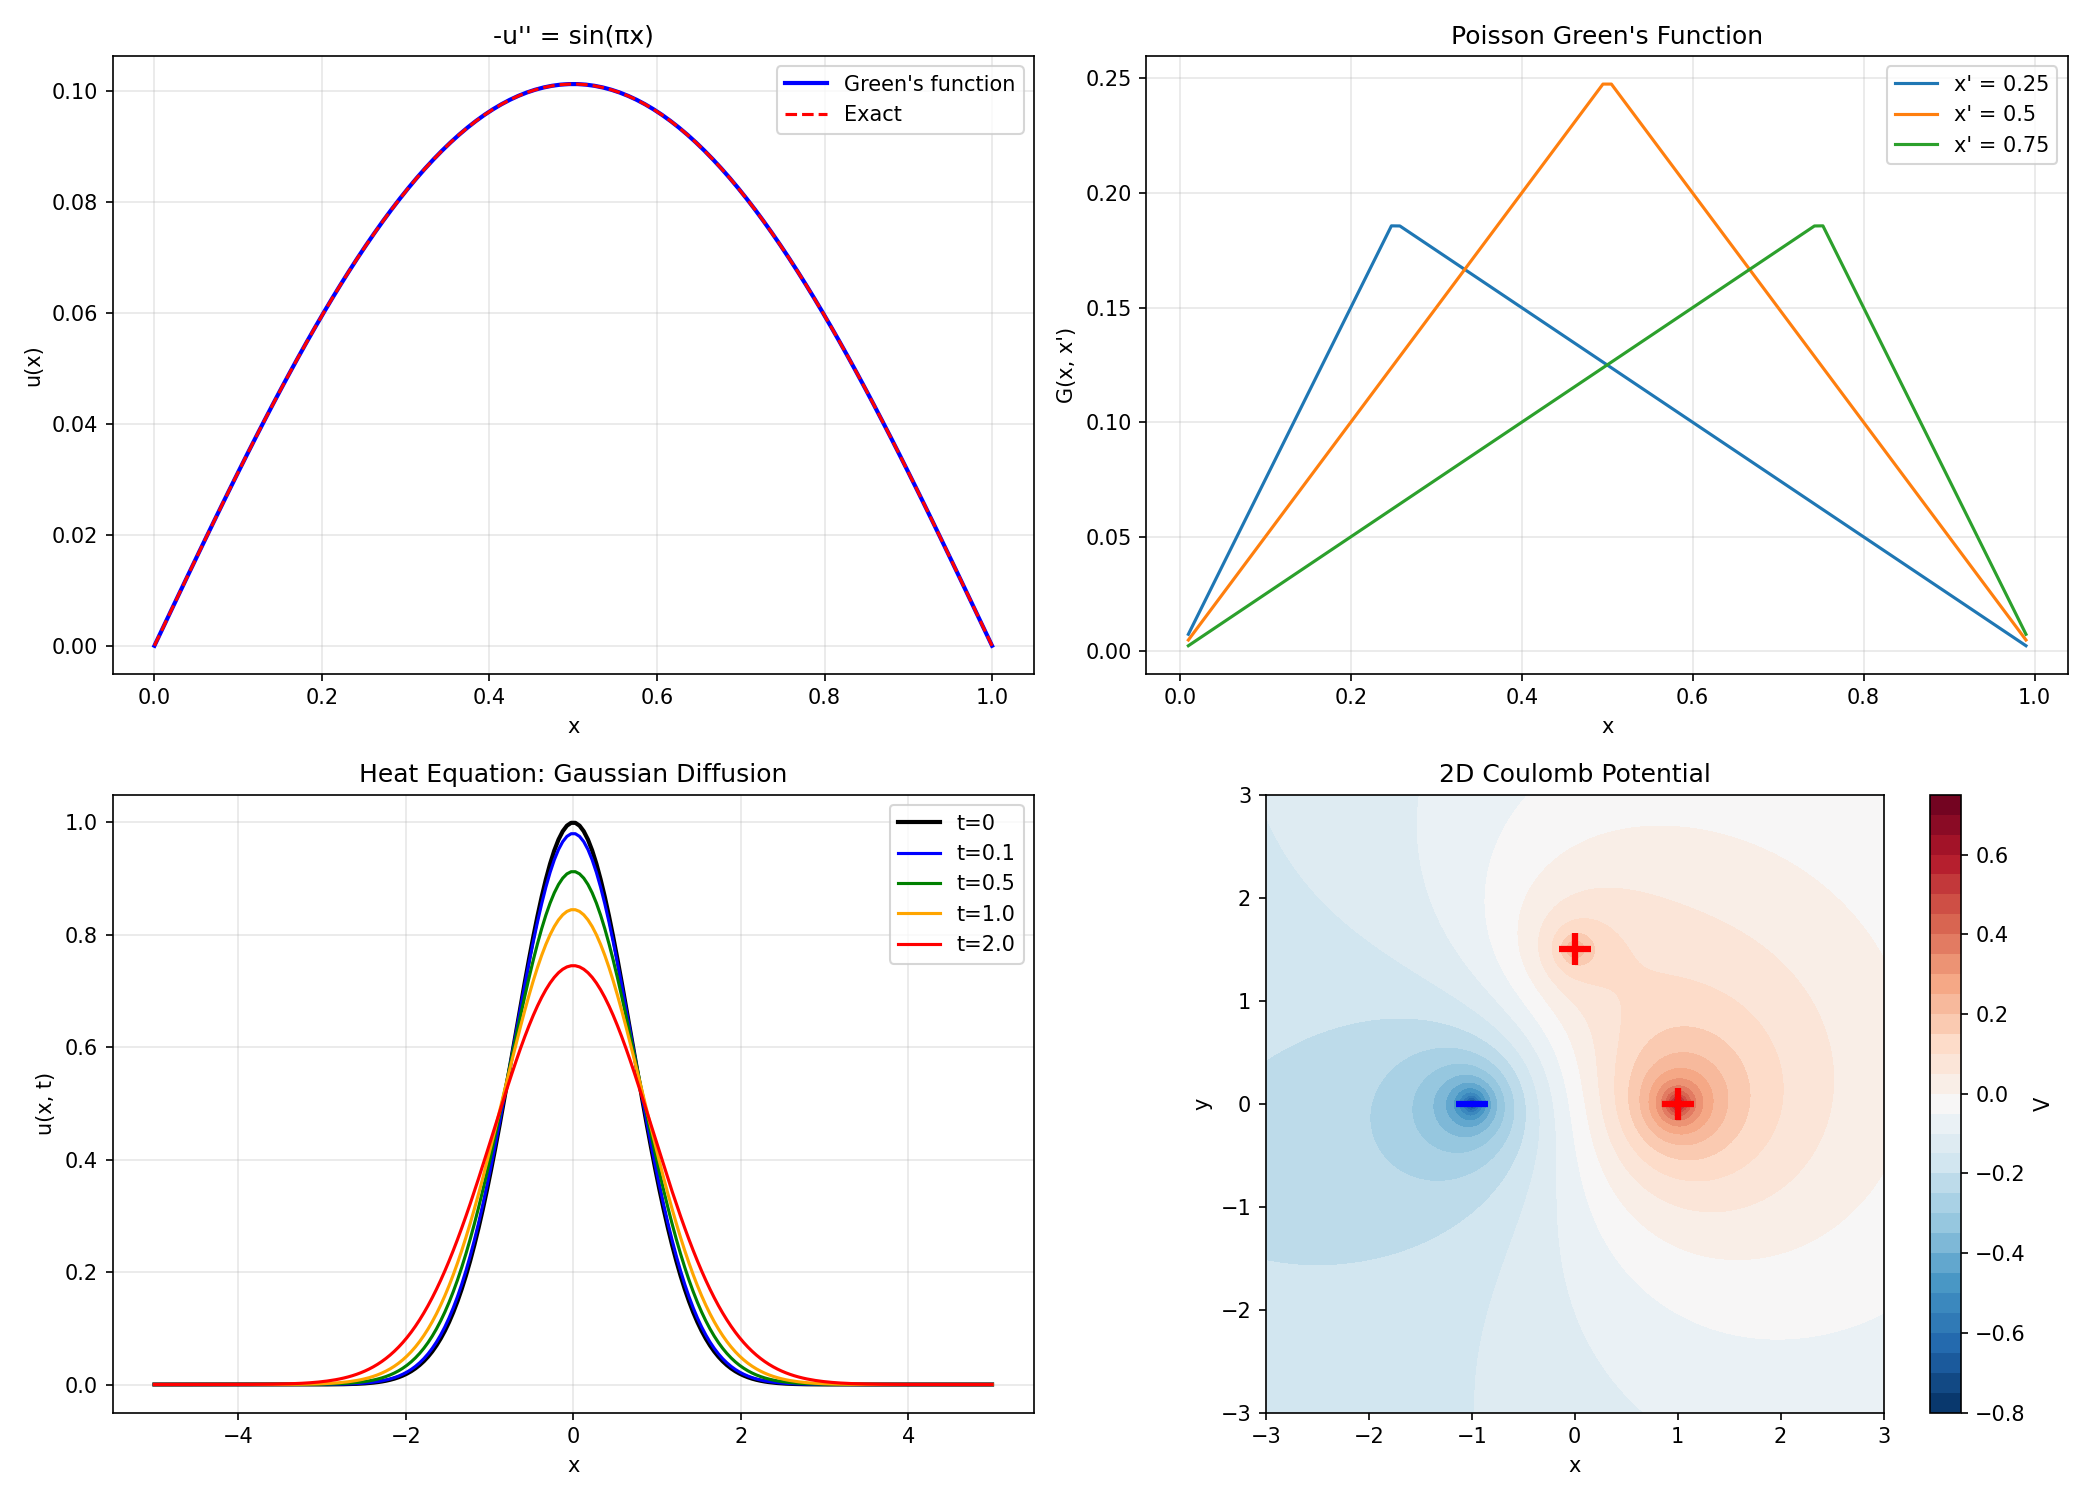

Reproduce this figure in Python.
"""
Green's Function Methods
========================
Solve inhomogeneous linear differential equations:

    L[u](x) = f(x)

where L is a linear differential operator.

The Green's function G(x, x') satisfies:

    L[G](x, x') = δ(x - x')

Then the solution is:

    u(x) = ∫ G(x, x') f(x') dx'

This converts a differential equation into an integral equation.

Key properties:
- G encodes the response of the system to a point source.
- Symmetry: G(x,x') = G(x',x) for self-adjoint operators.
- Boundary conditions are built into G.

Examples implemented:
1. 1D Poisson equation: -u'' = f(x), with various BCs.
2. 1D Helmholtz equation: -u'' + k²u = f(x).
3. Heat kernel (Green's function for diffusion).

Physics: electrostatics (Coulomb potential), quantum mechanics
(propagator), elasticity, wave propagation.
"""

import numpy as np


def greens_function_1d_poisson(x, x_prime, L=1.0):
    """
    Green's function for -u'' = f on [0, L] with u(0)=u(L)=0.
    
    G(x, x') = { x'(L-x)/(L)  if x' ≤ x
               { x(L-x')/(L)  if x' > x
    """
    x = np.atleast_1d(x)
    x_prime = np.atleast_1d(x_prime)
    
    G = np.zeros((len(x), len(x_prime)))
    for i, xi in enumerate(x):
        for j, xp in enumerate(x_prime):
            if xp <= xi:
                G[i, j] = xp * (L - xi) / L
            else:
                G[i, j] = xi * (L - xp) / L
    return G


def solve_poisson_greens(f, x, L=1.0):
    """
    Solve -u'' = f(x) on [0, L], u(0)=u(L)=0
    using the Green's function method.
    
    u(x_i) = ∫₀ᴸ G(x_i, x') f(x') dx'
    
    The integral is approximated by the trapezoidal rule.
    """
    N = len(x)
    dx = x[1] - x[0]
    
    # Build Green's function matrix
    G = greens_function_1d_poisson(x, x, L)
    
    # Source term
    f_vals = np.array([f(xi) for xi in x])
    
    # Quadrature: u(x_i) ≈ Σ G(x_i, x_j) f(x_j) dx
    u = G @ f_vals * dx
    
    return u


def greens_function_1d_helmholtz(x, x_prime, k, L=1.0):
    """
    Green's function for -u'' + k²u = f on [0, L], u(0)=u(L)=0.
    
    G(x, x') = sinh(k·min(x,x')) sinh(k·(L-max(x,x'))) / (k sinh(kL))
    """
    x = np.atleast_1d(x)
    x_prime = np.atleast_1d(x_prime)
    
    G = np.zeros((len(x), len(x_prime)))
    denom = k * np.sinh(k * L)
    
    for i, xi in enumerate(x):
        for j, xp in enumerate(x_prime):
            x_min = min(xi, xp)
            x_max = max(xi, xp)
            G[i, j] = np.sinh(k * x_min) * np.sinh(k * (L - x_max)) / denom
    
    return G


def solve_helmholtz_greens(f, x, k, L=1.0):
    """
    Solve -u'' + k²u = f(x) using Green's function.
    """
    dx = x[1] - x[0]
    G = greens_function_1d_helmholtz(x, x, k, L)
    f_vals = np.array([f(xi) for xi in x])
    return G @ f_vals * dx


def heat_kernel(x, t, D=1.0):
    """
    Green's function for the heat equation on infinite domain.
    
    G(x, t) = 1/√(4πDt) · exp(-x²/(4Dt))
    
    This is the fundamental solution: if u(x,0) = δ(x),
    then u(x,t) = G(x,t).
    
    For general initial condition u(x,0) = u₀(x):
        u(x,t) = ∫ G(x-x', t) u₀(x') dx'
    """
    if t <= 0:
        raise ValueError("t must be positive")
    return np.exp(-x**2 / (4 * D * t)) / np.sqrt(4 * np.pi * D * t)


def solve_heat_greens(u0_func, x, t, D=1.0, dx_prime=None):
    """
    Solve the heat equation ∂u/∂t = D ∂²u/∂x² with u(x,0) = u₀(x)
    on an effectively infinite domain using the heat kernel.
    
    u(x, t) = ∫ G(x-x', t) u₀(x') dx'
    """
    if dx_prime is None:
        dx_prime = x[1] - x[0]
    
    # Extend integration domain
    x_prime = np.linspace(x[0] - 5*np.sqrt(2*D*t), x[-1] + 5*np.sqrt(2*D*t), 1000)
    dx_p = x_prime[1] - x_prime[0]
    
    u = np.zeros_like(x)
    u0_vals = np.array([u0_func(xp) for xp in x_prime])
    
    for i, xi in enumerate(x):
        G = heat_kernel(xi - x_prime, t, D)
        u[i] = np.sum(G * u0_vals) * dx_p
    
    return u


def coulomb_potential_2d(x, y, charges, positions):
    """
    2D electrostatic potential from point charges.
    
    V(r) = Σ q_i / (2π) · ln(1/|r - r_i|)
    
    This is the Green's function for the 2D Laplacian.
    """
    V = np.zeros_like(x)
    for q, (xq, yq) in zip(charges, positions):
        r = np.sqrt((x - xq)**2 + (y - yq)**2)
        r = np.maximum(r, 1e-10)  # Avoid log(0)
        V += -q / (2 * np.pi) * np.log(r)
    return V


# ============================================================
# Demo
# ============================================================
if __name__ == "__main__":
    print("=" * 60)
    print("GREEN'S FUNCTION METHODS DEMO")
    print("=" * 60)

    # --- Problem 1: Poisson equation ---
    print("\n--- Problem 1: -u'' = sin(πx), u(0)=u(1)=0 ---")
    L = 1.0
    N = 100
    x = np.linspace(0, L, N)
    
    f_poisson = lambda x: np.sin(np.pi * x)
    u_greens = solve_poisson_greens(f_poisson, x, L)
    u_exact = np.sin(np.pi * x) / np.pi**2
    
    err = np.max(np.abs(u_greens - u_exact))
    print(f"Max error vs exact: {err:.6e}")
    print(f"u(0.5) computed: {np.interp(0.5, x, u_greens):.8f}")
    print(f"u(0.5) exact:    {1/np.pi**2:.8f}")

    # --- Problem 2: Helmholtz equation ---
    print("\n--- Problem 2: -u'' + 4u = 1, u(0)=u(1)=0 ---")
    k = 2.0
    f_const = lambda x: 1.0
    u_helm = solve_helmholtz_greens(f_const, x, k, L)
    
    # Exact: u = 1/k² (1 - cosh(k(x-L/2))/cosh(kL/2))
    u_helm_exact = (1/k**2) * (1 - np.cosh(k*(x - L/2)) / np.cosh(k*L/2))
    err_helm = np.max(np.abs(u_helm - u_helm_exact))
    print(f"Max error: {err_helm:.6e}")

    # --- Problem 3: Heat equation ---
    print("\n--- Problem 3: Heat equation, Gaussian initial condition ---")
    D = 0.1
    x_heat = np.linspace(-5, 5, 200)
    u0_func = lambda x: np.exp(-x**2)
    
    times = [0.1, 0.5, 1.0, 2.0]
    for t in times:
        u_t = solve_heat_greens(u0_func, x_heat, t, D)
        # Exact for Gaussian IC: u(x,t) = 1/√(1+4Dt) exp(-x²/(1+4Dt))
        u_exact_t = np.exp(-x_heat**2 / (1 + 4*D*t)) / np.sqrt(1 + 4*D*t)
        err_t = np.max(np.abs(u_t - u_exact_t))
        print(f"  t={t:.1f}: max error = {err_t:.6e}, peak = {np.max(u_t):.4f}")

    # Plot
    try:
        import matplotlib.pyplot as plt
        
        fig, axes = plt.subplots(2, 2, figsize=(14, 10))
        
        # Poisson solution
        axes[0, 0].plot(x, u_greens, 'b-', linewidth=2, label="Green's function")
        axes[0, 0].plot(x, u_exact, 'r--', linewidth=1.5, label='Exact')
        axes[0, 0].set_xlabel('x')
        axes[0, 0].set_ylabel('u(x)')
        axes[0, 0].set_title("-u'' = sin(πx)")
        axes[0, 0].legend()
        axes[0, 0].grid(True, alpha=0.3)
        
        # Green's function visualization
        x_gf = np.linspace(0.01, 0.99, 100)
        for xp in [0.25, 0.5, 0.75]:
            G_vals = greens_function_1d_poisson(x_gf, [xp], L).flatten()
            axes[0, 1].plot(x_gf, G_vals, label=f"x' = {xp}")
        axes[0, 1].set_xlabel('x')
        axes[0, 1].set_ylabel("G(x, x')")
        axes[0, 1].set_title("Poisson Green's Function")
        axes[0, 1].legend()
        axes[0, 1].grid(True, alpha=0.3)
        
        # Heat equation diffusion
        colors = ['b', 'g', 'orange', 'r']
        axes[1, 0].plot(x_heat, u0_func(x_heat), 'k-', linewidth=2, label='t=0')
        for t, c in zip(times, colors):
            u_t = solve_heat_greens(u0_func, x_heat, t, D)
            axes[1, 0].plot(x_heat, u_t, color=c, linewidth=1.5, label=f't={t}')
        axes[1, 0].set_xlabel('x')
        axes[1, 0].set_ylabel('u(x, t)')
        axes[1, 0].set_title('Heat Equation: Gaussian Diffusion')
        axes[1, 0].legend()
        axes[1, 0].grid(True, alpha=0.3)
        
        # 2D Coulomb potential
        xg = np.linspace(-3, 3, 200)
        yg = np.linspace(-3, 3, 200)
        X, Y = np.meshgrid(xg, yg)
        
        charges = [1, -1, 0.5]
        positions = [(1, 0), (-1, 0), (0, 1.5)]
        V = coulomb_potential_2d(X, Y, charges, positions)
        V = np.clip(V, -2, 2)
        
        c = axes[1, 1].contourf(X, Y, V, levels=30, cmap='RdBu_r')
        plt.colorbar(c, ax=axes[1, 1], label='V')
        for q, (xq, yq) in zip(charges, positions):
            marker = 'r+' if q > 0 else 'b_'
            axes[1, 1].plot(xq, yq, marker, markersize=15, markeredgewidth=3)
        axes[1, 1].set_xlabel('x')
        axes[1, 1].set_ylabel('y')
        axes[1, 1].set_title('2D Coulomb Potential')
        axes[1, 1].set_aspect('equal')
        
        plt.tight_layout()
        plt.savefig("greens_function.png", dpi=150)
        plt.show()
    except ImportError:
        print("(matplotlib not available)")
